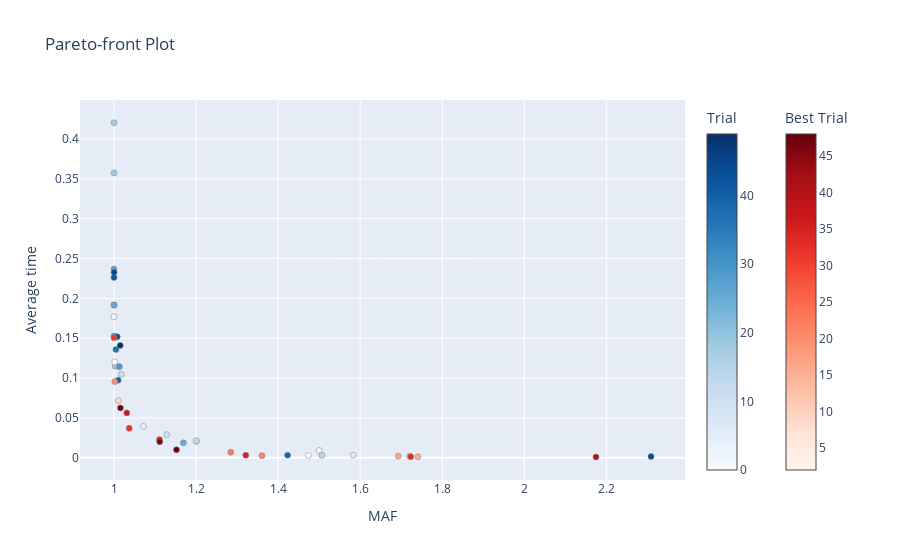

The notebook cell this image was saved under:
### Markdown cell above
### Visualize LSH study results (NSGAII)

### Code cell
plot_pareto_front(lsh_study, target_names=['MAF', 'Average time'])

### Figure 1 — Plotly figure (JSON) as saved in the notebook; plotly's stock layout.template omitted (floating-point values rounded to 4 significant figures)
{"data": [{"hovertemplate": "%{text}<extra>Trial</extra>", "marker": {"color": [0, 1, 3, 4, 5, 6, 7, 10, 11, 12, 13, 14, 17, 18, 19, 22, 24, 25, 26, 27, 28, 29, 30, 37, 38, 39, 41, 42, 43, 44, 45, 49], "colorbar": {"title": {"text": "Trial"}}, "colorscale": [[0, "rgb(247,251,255)"], [0.125, "rgb(222,235,247)"], [0.25, "rgb(198,219,239)"], [0.375, "rgb(158,202,225)"], [0.5, "rgb(107,174,214)"], [0.625, "rgb(66,146,198)"], [0.75, "rgb(33,113,181)"], [0.875, "rgb(8,81,156)"], [1, "rgb(8,48,107)"]], "line": {"color": "Grey", "width": 0.5}}, "mode": "markers", "showlegend": false, "text": ["{<br>  \"number\": 0,<br>  \"values\": [<br>    1.4737879905085032,<br>    0.0029157<br>  ],<br>  \"params\": {<br>    \"k\": 10,<br>    \"L\": 6,<br>    \"table_size\": 15000,<br>    \"window_size\": 2190,<br>    \"query_trick\": true<br>  },<br>  \"user_attrs\": {<br>    \"constraint\": [<br>      57,<br>      -0.0070843<br>    ]<br>  }<br>}", "{<br>  \"number\": 1,<br>  \"values\": [<br>    1.499912106564422,<br>    0.00921434<br>  ],<br>  \"params\": {<br>    \"k\": 3,<br>    \"L\": 3,<br>    \"table_size\": 3750,<br>    \"window_size\": 1063,<br>    \"query_trick\": false<br>  },<br>  \"user_attrs\": {<br>    \"constraint\": [<br>      0,<br>      -0.0007856600000000005<br>    ]<br>  }<br>}", "{<br>  \"number\": 3,<br>  \"values\": [<br>    1.0,<br>    0.17707529<br>  ],<br>  \"params\": {<br>    \"k\": 5,<br>    \"L\": 6,<br>    \"table_size\": 15000,<br>    \"window_size\": 4639,<br>    \"query_trick\": true<br>  },<br>  \"user_attrs\": {<br>    \"constraint\": [<br>      0,<br>      0.16707529<br>    ]<br>  }<br>}", "{<br>  \"number\": 4,<br>  \"values\": [<br>    1.0713642739299358,<br>    0.039423789999999986<br>  ],<br>  \"params\": {<br>    \"k\": 8,<br>    \"L\": 5,<br>    \"table_size\": 7500,<br>    \"window_size\": 3678,<br>    \"query_trick\": false<br>  },<br>  \"user_attrs\": {<br>    \"constraint\": [<br>      0,<br>      0.029423789999999984<br>    ]<br>  }<br>}", "{<br>  \"number\": 5,<br>  \"values\": [<br>    1.2008418810414185,<br>    0.020625590000000006<br>  ],<br>  \"params\": {<br>    \"k\": 5,<br>    \"L\": 6,<br>    \"table_size\": 3750,<br>    \"window_size\": 1935,<br>    \"query_trick\": false<br>  },<br>  \"user_attrs\": {<br>    \"constraint\": [<br>      0,<br>      0.010625590000000006<br>    ]<br>  }<br>}", "{<br>  \"number\": 6,<br>  \"values\": [<br>    1.5831273752353285,<br>    0.00326295<br>  ],<br>  \"params\": {<br>    \"k\": 5,<br>    \"L\": 2,<br>    \"table_size\": 15000,<br>    \"window_size\": 1648,<br>    \"query_trick\": false<br>  },<br>  \"user_attrs\": {<br>    \"constraint\": [<br>      12,<br>      -0.00673705<br>    ]<br>  }<br>}", "{<br>  \"number\": 7,<br>  \"values\": [<br>    1.008876982516312,<br>    0.11541790000000002<br>  ],<br>  \"params\": {<br>    \"k\": 4,<br>    \"L\": 9,<br>    \"table_size\": 7500,<br>    \"window_size\": 2438,<br>    \"query_trick\": true<br>  },<br>  \"user_attrs\": {<br>    \"constraint\": [<br>      0,<br>      0.10541790000000002<br>    ]<br>  }<br>}", "{<br>  \"number\": 10,<br>  \"values\": [<br>    1.1284524594554481,<br>    0.02910053000000001<br>  ],<br>  \"params\": {<br>    \"k\": 5,<br>    \"L\": 9,<br>    \"table_size\": 7500,<br>    \"window_size\": 1956,<br>    \"query_trick\": false<br>  },<br>  \"user_attrs\": {<br>    \"constraint\": [<br>      0,<br>      0.01910053000000001<br>    ]<br>  }<br>}", "{<br>  \"number\": 11,<br>  \"values\": [<br>    1.0178833911407317,<br>    0.10468586999999997<br>  ],<br>  \"params\": {<br>    \"k\": 6,<br>    \"L\": 7,<br>    \"table_size\": 15000,<br>    \"window_size\": 4417,<br>    \"query_trick\": false<br>  },<br>  \"user_attrs\": {<br>    \"constraint\": [<br>      0,<br>      0.09468586999999998<br>    ]<br>  }<br>}", "{<br>  \"number\": 12,<br>  \"values\": [<br>    1.2008555817617632,<br>    0.02150309<br>  ],<br>  \"params\": {<br>    \"k\": 4,<br>    \"L\": 2,<br>    \"table_size\": 7500,<br>    \"window_size\": 3101,<br>    \"query_trick\": false<br>  },<br>  \"user_attrs\": {<br>    \"constraint\": [<br>      0,<br>      0.011503089999999999<br>    ]<br>  }<br>}", "{<br>  \"number\": 13,<br>  \"values\": [<br>    1.7201371597495037,<br>    0.0021823999999999997<br>  ],<br>  \"params\": {<br>    \"k\": 7,<br>    \"L\": 6,<br>    \"table_size\": 7500,<br>    \"window_size\": 1519,<br>    \"query_trick\": false<br>  },<br>  \"user_attrs\": {<br>    \"constraint\": [<br>      45,<br>      -0.007817600000000001<br>    ]<br>  }<br>}", "{<br>  \"number\": 14,<br>  \"values\": [<br>    1.5065832560954544,<br>    0.0030173999999999995<br>  ],<br>  \"params\": {<br>    \"k\": 9,<br>    \"L\": 2,<br>    \"table_size\": 15000,<br>    \"window_size\": 2736,<br>    \"query_trick\": false<br>  },<br>  \"user_attrs\": {<br>    \"constraint\": [<br>      48,<br>      -0.0069826<br>    ]<br>  }<br>}", "{<br>  \"number\": 17,<br>  \"values\": [<br>    1.0,<br>    0.4203500500000002<br>  ],<br>  \"params\": {<br>    \"k\": 4,<br>    \"L\": 10,<br>    \"table_size\": 3750,<br>    \"window_size\": 4999,<br>    \"query_trick\": false<br>  },<br>  \"user_attrs\": {<br>    \"constraint\": [<br>      0,<br>      0.4103500500000002<br>    ]<br>  }<br>}", "{<br>  \"number\": 18,<br>  \"values\": [<br>    1.0,<br>    0.3574395699999999<br>  ],<br>  \"params\": {<br>    \"k\": 2,<br>    \"L\": 5,<br>    \"table_size\": 3750,<br>    \"window_size\": 3626,<br>    \"query_trick\": false<br>  },<br>  \"user_attrs\": {<br>    \"constraint\": [<br>      0,<br>      0.34743956999999986<br>    ]<br>  }<br>}", "{<br>  \"number\": 19,<br>  \"values\": [<br>    1.0030667027343796,<br>    0.11474674000000004<br>  ],<br>  \"params\": {<br>    \"k\": 7,<br>    \"L\": 5,<br>    \"table_size\": 3750,<br>    \"window_size\": 4212,<br>    \"query_trick\": true<br>  },<br>  \"user_attrs\": {<br>    \"constraint\": [<br>      0,<br>      0.10474674000000005<br>    ]<br>  }<br>}", "{<br>  \"number\": 22,<br>  \"values\": [<br>    1.7976931348623157e+308,<br>    0.0007029400000000002<br>  ],<br>  \"params\": {<br>    \"k\": 7,<br>    \"L\": 2,<br>    \"table_size\": 7500,<br>    \"window_size\": 1718,<br>    \"query_trick\": true<br>  },<br>  \"user_attrs\": {<br>    \"constraint\": [<br>      60,<br>      -0.00929706<br>    ]<br>  }<br>}", "{<br>  \"number\": 24,<br>  \"values\": [<br>    1.000196906315752,<br>    0.19127134999999992<br>  ],<br>  \"params\": {<br>    \"k\": 4,<br>    \"L\": 5,<br>    \"table_size\": 3750,<br>    \"window_size\": 4296,<br>    \"query_trick\": true<br>  },<br>  \"user_attrs\": {<br>    \"constraint\": [<br>      0,<br>      0.18127134999999991<br>    ]<br>  }<br>}", "{<br>  \"number\": 25,<br>  \"values\": [<br>    1.169075947667741,<br>    0.018905959999999996<br>  ],<br>  \"params\": {<br>    \"k\": 5,<br>    \"L\": 9,<br>    \"table_size\": 7500,<br>    \"window_size\": 1679,<br>    \"query_trick\": true<br>  },<br>  \"user_attrs\": {<br>    \"constraint\": [<br>      0,<br>      0.008905959999999996<br>    ]<br>  }<br>}", "{<br>  \"number\": 26,<br>  \"values\": [<br>    1.0,<br>    0.19205882<br>  ],<br>  \"params\": {<br>    \"k\": 6,<br>    \"L\": 7,<br>    \"table_size\": 15000,<br>    \"window_size\": 4905,<br>    \"query_trick\": false<br>  },<br>  \"user_attrs\": {<br>    \"constraint\": [<br>      0,<br>      0.18205881999999998<br>    ]<br>  }<br>}", "{<br>  \"number\": 27,<br>  \"values\": [<br>    1.0,<br>    0.23691250999999994<br>  ],<br>  \"params\": {<br>    \"k\": 4,<br>    \"L\": 6,<br>    \"table_size\": 7500,<br>    \"window_size\": 4996,<br>    \"query_trick\": false<br>  },<br>  \"user_attrs\": {<br>    \"constraint\": [<br>      0,<br>      0.22691250999999993<br>    ]<br>  }<br>}", "{<br>  \"number\": 28,<br>  \"values\": [<br>    1.0000446746328602,<br>    0.15277255<br>  ],<br>  \"params\": {<br>    \"k\": 5,<br>    \"L\": 8,<br>    \"table_size\": 7500,<br>    \"window_size\": 4064,<br>    \"query_trick\": false<br>  },<br>  \"user_attrs\": {<br>    \"constraint\": [<br>      0,<br>      0.14277255<br>    ]<br>  }<br>}", "{<br>  \"number\": 29,<br>  \"values\": [<br>    1.0130629383245582,<br>    0.11428385999999997<br>  ],<br>  \"params\": {<br>    \"k\": 4,<br>    \"L\": 9,<br>    \"table_size\": 7500,<br>    \"window_size\": 2409,<br>    \"query_trick\": false<br>  },<br>  \"user_attrs\": {<br>    \"constraint\": [<br>      0,<br>      0.10428385999999998<br>    ]<br>  }<br>}", "{<br>  \"number\": 30,<br>  \"values\": [<br>    1.7976931348623157e+308,<br>    0.00075214<br>  ],<br>  \"params\": {<br>    \"k\": 10,<br>    \"L\": 4,<br>    \"table_size\": 3750,<br>    \"window_size\": 1522,<br>    \"query_trick\": true<br>  },<br>  \"user_attrs\": {<br>    \"constraint\": [<br>      60,<br>      -0.00924786<br>    ]<br>  }<br>}", "{<br>  \"number\": 37,<br>  \"values\": [<br>    1.0047270162049746,<br>    0.13586912999999995<br>  ],<br>  \"params\": {<br>    \"k\": 5,<br>    \"L\": 8,<br>    \"table_size\": 15000,<br>    \"window_size\": 3602,<br>    \"query_trick\": true<br>  },<br>  \"user_attrs\": {<br>    \"constraint\": [<br>      0,<br>      0.12586912999999994<br>    ]<br>  }<br>}", "{<br>  \"number\": 38,<br>  \"values\": [<br>    1.7976931348623157e+308,<br>    0.0007511599999999998<br>  ],<br>  \"params\": {<br>    \"k\": 8,<br>    \"L\": 7,<br>    \"table_size\": 15000,<br>    \"window_size\": 1004,<br>    \"query_trick\": true<br>  },<br>  \"user_attrs\": {<br>    \"constraint\": [<br>      60,<br>      -0.009248840000000001<br>    ]<br>  }<br>}", "{<br>  \"number\": 39,<br>  \"values\": [<br>    1.4230298958584962,<br>    0.003321590000000001<br>  ],<br>  \"params\": {<br>    \"k\": 4,<br>    \"L\": 4,<br>    \"table_size\": 3750,<br>    \"window_size\": 1043,<br>    \"query_trick\": false<br>  },<br>  \"user_attrs\": {<br>    \"constraint\": [<br>      0,<br>      -0.006678409999999999<br>    ]<br>  }<br>}", "{<br>  \"number\": 41,<br>  \"values\": [<br>    1.0099462609224377,<br>    0.09728096999999998<br>  ],<br>  \"params\": {<br>    \"k\": 6,<br>    \"L\": 8,<br>    \"table_size\": 3750,<br>    \"window_size\": 3274,<br>    \"query_trick\": false<br>  },<br>  \"user_attrs\": {<br>    \"constraint\": [<br>      0,<br>      0.08728096999999999<br>    ]<br>  }<br>}", "{<br>  \"number\": 42,<br>  \"values\": [<br>    1.0,<br>    0.22630350999999993<br>  ],<br>  \"params\": {<br>    \"k\": 3,<br>    \"L\": 4,<br>    \"table_size\": 15000,<br>    \"window_size\": 4249,<br>    \"query_trick\": false<br>  },<br>  \"user_attrs\": {<br>    \"constraint\": [<br>      0,<br>      0.21630350999999992<br>    ]<br>  }<br>}", "{<br>  \"number\": 43,<br>  \"values\": [<br>    1.0078619807400493,<br>    0.15173036<br>  ],<br>  \"params\": {<br>    \"k\": 4,<br>    \"L\": 4,<br>    \"table_size\": 15000,<br>    \"window_size\": 4137,<br>    \"query_trick\": true<br>  },<br>  \"user_attrs\": {<br>    \"constraint\": [<br>      0,<br>      0.14173036<br>    ]<br>  }<br>}", "{<br>  \"number\": 44,<br>  \"values\": [<br>    2.3087085333945456,<br>    0.0015362200000000007<br>  ],<br>  \"params\": {<br>    \"k\": 6,<br>    \"L\": 2,<br>    \"table_size\": 3750,<br>    \"window_size\": 1795,<br>    \"query_trick\": true<br>  },<br>  \"user_attrs\": {<br>    \"constraint\": [<br>      57,<br>      -0.008463779999999999<br>    ]<br>  }<br>}", "{<br>  \"number\": 45,<br>  \"values\": [<br>    1.0001115268410337,<br>    0.23279205<br>  ],<br>  \"params\": {<br>    \"k\": 5,<br>    \"L\": 10,<br>    \"table_size\": 15000,<br>    \"window_size\": 3534,<br>    \"query_trick\": true<br>  },<br>  \"user_attrs\": {<br>    \"constraint\": [<br>      0,<br>      0.22279205<br>    ]<br>  }<br>}", "{<br>  \"number\": 49,<br>  \"values\": [<br>    1.0152371815700856,<br>    0.14100393999999997<br>  ],<br>  \"params\": {<br>    \"k\": 3,<br>    \"L\": 5,<br>    \"table_size\": 7500,<br>    \"window_size\": 2881,<br>    \"query_trick\": true<br>  },<br>  \"user_attrs\": {<br>    \"constraint\": [<br>      0,<br>      0.13100393999999996<br>    ]<br>  }<br>}"], "type": "scatter", "x": [1.474, 1.5, 1, 1.071, 1.201, 1.583, 1.009, 1.128, 1.018, 1.201, 1.72, 1.507, 1, 1, 1.003, Infinity, 1.0, 1.169, 1, 1, 1.0, 1.013, Infinity, 1.005, Infinity, 1.423, 1.01, 1, 1.008, 2.309, 1.0, 1.015], "y": [0.002916, 0.009214, 0.1771, 0.03942, 0.02063, 0.003263, 0.1154, 0.0291, 0.1047, 0.0215, 0.002182, 0.003017, 0.4204, 0.3574, 0.1147, 0.0007029, 0.1913, 0.01891, 0.1921, 0.2369, 0.1528, 0.1143, 0.0007521, 0.1359, 0.0007512, 0.003322, 0.09728, 0.2263, 0.1517, 0.001536, 0.2328, 0.141]}, {"hovertemplate": "%{text}<extra>Best Trial</extra>", "marker": {"color": [2, 8, 9, 15, 16, 20, 21, 23, 31, 32, 33, 34, 35, 36, 40, 46, 47, 48], "colorbar": {"title": {"text": "Best Trial"}, "x": 1.1, "xpad": 40}, "colorscale": [[0, "rgb(255,245,240)"], [0.125, "rgb(254,224,210)"], [0.25, "rgb(252,187,161)"], [0.375, "rgb(252,146,114)"], [0.5, "rgb(251,106,74)"], [0.625, "rgb(239,59,44)"], [0.75, "rgb(203,24,29)"], [0.875, "rgb(165,15,21)"], [1, "rgb(103,0,13)"]], "line": {"color": "Grey", "width": 0.5}}, "mode": "markers", "showlegend": false, "text": ["{<br>  \"number\": 2,<br>  \"values\": [<br>    1.0016436954345849,<br>    0.12031295999999997<br>  ],<br>  \"params\": {<br>    \"k\": 4,<br>    \"L\": 8,<br>    \"table_size\": 3750,<br>    \"window_size\": 2921,<br>    \"query_trick\": true<br>  },<br>  \"user_attrs\": {<br>    \"constraint\": [<br>      0,<br>      0.11031295999999997<br>    ]<br>  }<br>}", "{<br>  \"number\": 8,<br>  \"values\": [<br>    1.7976931348623157e+308,<br>    0.0006855300000000002<br>  ],<br>  \"params\": {<br>    \"k\": 9,<br>    \"L\": 5,<br>    \"table_size\": 7500,<br>    \"window_size\": 1202,<br>    \"query_trick\": true<br>  },<br>  \"user_attrs\": {<br>    \"constraint\": [<br>      60,<br>      -0.00931447<br>    ]<br>  }<br>}", "{<br>  \"number\": 9,<br>  \"values\": [<br>    1.01098321046841,<br>    0.07159987000000002<br>  ],<br>  \"params\": {<br>    \"k\": 9,<br>    \"L\": 6,<br>    \"table_size\": 7500,<br>    \"window_size\": 4659,<br>    \"query_trick\": true<br>  },<br>  \"user_attrs\": {<br>    \"constraint\": [<br>      0,<br>      0.06159987000000002<br>    ]<br>  }<br>}", "{<br>  \"number\": 15,<br>  \"values\": [<br>    1.7405303517508866,<br>    0.0013091200000000006<br>  ],<br>  \"params\": {<br>    \"k\": 10,<br>    \"L\": 9,<br>    \"table_size\": 3750,<br>    \"window_size\": 1439,<br>    \"query_trick\": false<br>  },<br>  \"user_attrs\": {<br>    \"constraint\": [<br>      0,<br>      -0.00869088<br>    ]<br>  }<br>}", "{<br>  \"number\": 16,<br>  \"values\": [<br>    1.692785172031265,<br>    0.002109440000000001<br>  ],<br>  \"params\": {<br>    \"k\": 8,<br>    \"L\": 2,<br>    \"table_size\": 15000,<br>    \"window_size\": 1951,<br>    \"query_trick\": true<br>  },<br>  \"user_attrs\": {<br>    \"constraint\": [<br>      59,<br>      -0.00789056<br>    ]<br>  }<br>}", "{<br>  \"number\": 20,<br>  \"values\": [<br>    1.0019077119803148,<br>    0.09559584999999998<br>  ],<br>  \"params\": {<br>    \"k\": 5,<br>    \"L\": 7,<br>    \"table_size\": 3750,<br>    \"window_size\": 2805,<br>    \"query_trick\": true<br>  },<br>  \"user_attrs\": {<br>    \"constraint\": [<br>      0,<br>      0.08559584999999999<br>    ]<br>  }<br>}", "{<br>  \"number\": 21,<br>  \"values\": [<br>    1.3606075712715895,<br>    0.0026778199999999996<br>  ],<br>  \"params\": {<br>    \"k\": 7,<br>    \"L\": 4,<br>    \"table_size\": 15000,<br>    \"window_size\": 1815,<br>    \"query_trick\": false<br>  },<br>  \"user_attrs\": {<br>    \"constraint\": [<br>      0,<br>      -0.007322180000000001<br>    ]<br>  }<br>}", "{<br>  \"number\": 23,<br>  \"values\": [<br>    1.2845873022975078,<br>    0.00703459<br>  ],<br>  \"params\": {<br>    \"k\": 10,<br>    \"L\": 6,<br>    \"table_size\": 7500,<br>    \"window_size\": 2609,<br>    \"query_trick\": true<br>  },<br>  \"user_attrs\": {<br>    \"constraint\": [<br>      0,<br>      -0.00296541<br>    ]<br>  }<br>}", "{<br>  \"number\": 31,<br>  \"values\": [<br>    1.0,<br>    0.15069452999999997<br>  ],<br>  \"params\": {<br>    \"k\": 6,<br>    \"L\": 10,<br>    \"table_size\": 3750,<br>    \"window_size\": 3677,<br>    \"query_trick\": true<br>  },<br>  \"user_attrs\": {<br>    \"constraint\": [<br>      0,<br>      0.14069452999999996<br>    ]<br>  }<br>}", "{<br>  \"number\": 32,<br>  \"values\": [<br>    1.0369902545654195,<br>    0.03694716000000002<br>  ],<br>  \"params\": {<br>    \"k\": 10,<br>    \"L\": 5,<br>    \"table_size\": 7500,<br>    \"window_size\": 4069,<br>    \"query_trick\": true<br>  },<br>  \"user_attrs\": {<br>    \"constraint\": [<br>      0,<br>      0.02694716000000002<br>    ]<br>  }<br>}", "{<br>  \"number\": 33,<br>  \"values\": [<br>    1.7231291614122928,<br>    0.0014273500000000002<br>  ],<br>  \"params\": {<br>    \"k\": 8,<br>    \"L\": 10,<br>    \"table_size\": 3750,<br>    \"window_size\": 1206,<br>    \"query_trick\": false<br>  },<br>  \"user_attrs\": {<br>    \"constraint\": [<br>      0,<br>      -0.00857265<br>    ]<br>  }<br>}", "{<br>  \"number\": 34,<br>  \"values\": [<br>    1.110830626913023,<br>    0.02293467<br>  ],<br>  \"params\": {<br>    \"k\": 4,<br>    \"L\": 4,<br>    \"table_size\": 3750,<br>    \"window_size\": 1754,<br>    \"query_trick\": false<br>  },<br>  \"user_attrs\": {<br>    \"constraint\": [<br>      0,<br>      0.01293467<br>    ]<br>  }<br>}", "{<br>  \"number\": 35,<br>  \"values\": [<br>    1.3211970432230733,<br>    0.0032278300000000005<br>  ],<br>  \"params\": {<br>    \"k\": 7,<br>    \"L\": 10,<br>    \"table_size\": 3750,<br>    \"window_size\": 1532,<br>    \"query_trick\": false<br>  },<br>  \"user_attrs\": {<br>    \"constraint\": [<br>      0,<br>      -0.006772169999999999<br>    ]<br>  }<br>}", "{<br>  \"number\": 36,<br>  \"values\": [<br>    1.031194777022799,<br>    0.05635063000000003<br>  ],<br>  \"params\": {<br>    \"k\": 3,<br>    \"L\": 4,<br>    \"table_size\": 15000,<br>    \"window_size\": 2151,<br>    \"query_trick\": true<br>  },<br>  \"user_attrs\": {<br>    \"constraint\": [<br>      0,<br>      0.046350630000000025<br>    ]<br>  }<br>}", "{<br>  \"number\": 40,<br>  \"values\": [<br>    2.1746663295131157,<br>    0.0010110499999999997<br>  ],<br>  \"params\": {<br>    \"k\": 5,<br>    \"L\": 2,<br>    \"table_size\": 3750,<br>    \"window_size\": 1087,<br>    \"query_trick\": false<br>  },<br>  \"user_attrs\": {<br>    \"constraint\": [<br>      55,<br>      -0.00898895<br>    ]<br>  }<br>}", "{<br>  \"number\": 46,<br>  \"values\": [<br>    1.1113900452814391,<br>    0.01997564<br>  ],<br>  \"params\": {<br>    \"k\": 10,<br>    \"L\": 5,<br>    \"table_size\": 15000,<br>    \"window_size\": 3585,<br>    \"query_trick\": false<br>  },<br>  \"user_attrs\": {<br>    \"constraint\": [<br>      0,<br>      0.00997564<br>    ]<br>  }<br>}", "{<br>  \"number\": 47,<br>  \"values\": [<br>    1.0157488177897585,<br>    0.06259387<br>  ],<br>  \"params\": {<br>    \"k\": 7,<br>    \"L\": 8,<br>    \"table_size\": 3750,<br>    \"window_size\": 3304,<br>    \"query_trick\": false<br>  },<br>  \"user_attrs\": {<br>    \"constraint\": [<br>      0,<br>      0.052593869999999994<br>    ]<br>  }<br>}", "{<br>  \"number\": 48,<br>  \"values\": [<br>    1.152395647747845,<br>    0.010039130000000002<br>  ],<br>  \"params\": {<br>    \"k\": 8,<br>    \"L\": 9,<br>    \"table_size\": 15000,<br>    \"window_size\": 2242,<br>    \"query_trick\": false<br>  },<br>  \"user_attrs\": {<br>    \"constraint\": [<br>      0,<br>      3.91300000000018e-05<br>    ]<br>  }<br>}"], "type": "scatter", "x": [1.002, Infinity, 1.011, 1.741, 1.693, 1.002, 1.361, 1.285, 1, 1.037, 1.723, 1.111, 1.321, 1.031, 2.175, 1.111, 1.016, 1.152], "y": [0.1203, 0.0006855, 0.0716, 0.001309, 0.002109, 0.0956, 0.002678, 0.007035, 0.1507, 0.03695, 0.001427, 0.02293, 0.003228, 0.05635, 0.001011, 0.01998, 0.06259, 0.01004]}], "layout": {"title": {"text": "Pareto-front Plot"}, "xaxis": {"title": {"text": "MAF"}}, "yaxis": {"title": {"text": "Average time"}}}}
